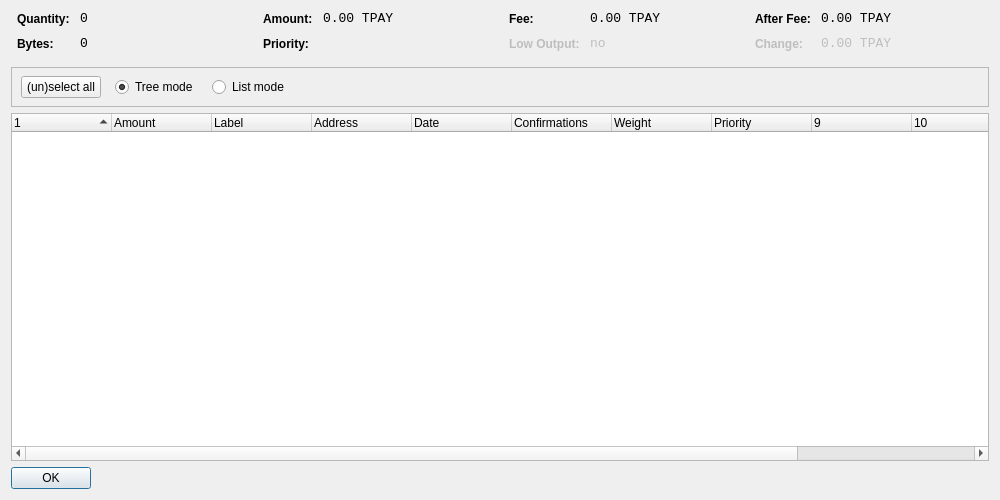
<?xml version="1.0" encoding="UTF-8"?>
<ui version="4.0">
 <class>CoinControlDialog</class>
 <widget class="QWidget" name="CoinControlDialog">
  <property name="geometry">
   <rect>
    <x>0</x>
    <y>0</y>
    <width>1000</width>
    <height>500</height>
   </rect>
  </property>
  <property name="windowTitle">
   <string>Coin Control</string>
  </property>
  <layout class="QVBoxLayout" name="verticalLayout">
   <item>
    <layout class="QHBoxLayout" name="horizontalLayoutTop" stretch="0,0,0,0">
     <property name="topMargin">
      <number>0</number>
     </property>
     <property name="bottomMargin">
      <number>10</number>
     </property>
     <item>
      <layout class="QFormLayout" name="formLayoutCoinControl1">
       <property name="horizontalSpacing">
        <number>10</number>
       </property>
       <property name="verticalSpacing">
        <number>10</number>
       </property>
       <property name="leftMargin">
        <number>6</number>
       </property>
       <property name="rightMargin">
        <number>6</number>
       </property>
       <item row="0" column="0">
        <widget class="QLabel" name="labelCoinControlQuantityText">
         <property name="styleSheet">
          <string notr="true">font-weight:bold;</string>
         </property>
         <property name="text">
          <string>Quantity:</string>
         </property>
        </widget>
       </item>
       <item row="0" column="1">
        <widget class="QLabel" name="labelCoinControlQuantity">
         <property name="font">
          <font>
           <family>Monospace</family>
           <pointsize>10</pointsize>
          </font>
         </property>
         <property name="cursor">
          <cursorShape>IBeamCursor</cursorShape>
         </property>
         <property name="contextMenuPolicy">
          <enum>Qt::ActionsContextMenu</enum>
         </property>
         <property name="text">
          <string notr="true">0</string>
         </property>
         <property name="textInteractionFlags">
          <set>Qt::LinksAccessibleByMouse|Qt::TextSelectableByKeyboard|Qt::TextSelectableByMouse</set>
         </property>
        </widget>
       </item>
       <item row="1" column="0">
        <widget class="QLabel" name="labelCoinControlBytesText">
         <property name="styleSheet">
          <string notr="true">font-weight:bold;</string>
         </property>
         <property name="text">
          <string>Bytes:</string>
         </property>
        </widget>
       </item>
       <item row="1" column="1">
        <widget class="QLabel" name="labelCoinControlBytes">
         <property name="font">
          <font>
           <family>Monospace</family>
           <pointsize>10</pointsize>
          </font>
         </property>
         <property name="cursor">
          <cursorShape>IBeamCursor</cursorShape>
         </property>
         <property name="contextMenuPolicy">
          <enum>Qt::ActionsContextMenu</enum>
         </property>
         <property name="text">
          <string notr="true">0</string>
         </property>
         <property name="textInteractionFlags">
          <set>Qt::LinksAccessibleByMouse|Qt::TextSelectableByKeyboard|Qt::TextSelectableByMouse</set>
         </property>
        </widget>
       </item>
      </layout>
     </item>
     <item>
      <layout class="QFormLayout" name="formLayoutCoinControl2">
       <property name="horizontalSpacing">
        <number>10</number>
       </property>
       <property name="verticalSpacing">
        <number>10</number>
       </property>
       <property name="leftMargin">
        <number>6</number>
       </property>
       <property name="rightMargin">
        <number>6</number>
       </property>
       <item row="0" column="0">
        <widget class="QLabel" name="labelCoinControlAmountText">
         <property name="styleSheet">
          <string notr="true">font-weight:bold;</string>
         </property>
         <property name="text">
          <string>Amount:</string>
         </property>
        </widget>
       </item>
       <item row="0" column="1">
        <widget class="QLabel" name="labelCoinControlAmount">
         <property name="font">
          <font>
           <family>Monospace</family>
           <pointsize>10</pointsize>
          </font>
         </property>
         <property name="cursor">
          <cursorShape>IBeamCursor</cursorShape>
         </property>
         <property name="contextMenuPolicy">
          <enum>Qt::ActionsContextMenu</enum>
         </property>
         <property name="text">
          <string notr="true">0.00 TPAY</string>
         </property>
         <property name="textInteractionFlags">
          <set>Qt::LinksAccessibleByMouse|Qt::TextSelectableByKeyboard|Qt::TextSelectableByMouse</set>
         </property>
        </widget>
       </item>
       <item row="1" column="0">
        <widget class="QLabel" name="labelCoinControlPriorityText">
         <property name="styleSheet">
          <string notr="true">font-weight:bold;</string>
         </property>
         <property name="text">
          <string>Priority:</string>
         </property>
        </widget>
       </item>
       <item row="1" column="1">
        <widget class="QLabel" name="labelCoinControlPriority">
         <property name="font">
          <font>
           <family>Monospace</family>
           <pointsize>10</pointsize>
          </font>
         </property>
         <property name="cursor">
          <cursorShape>IBeamCursor</cursorShape>
         </property>
         <property name="contextMenuPolicy">
          <enum>Qt::ActionsContextMenu</enum>
         </property>
         <property name="text">
          <string/>
         </property>
         <property name="textInteractionFlags">
          <set>Qt::LinksAccessibleByMouse|Qt::TextSelectableByKeyboard|Qt::TextSelectableByMouse</set>
         </property>
        </widget>
       </item>
      </layout>
     </item>
     <item>
      <layout class="QFormLayout" name="formLayoutCoinControl3">
       <property name="horizontalSpacing">
        <number>10</number>
       </property>
       <property name="verticalSpacing">
        <number>10</number>
       </property>
       <property name="leftMargin">
        <number>6</number>
       </property>
       <property name="rightMargin">
        <number>6</number>
       </property>
       <item row="0" column="0">
        <widget class="QLabel" name="labelCoinControlFeeText">
         <property name="styleSheet">
          <string notr="true">font-weight:bold;</string>
         </property>
         <property name="text">
          <string>Fee:</string>
         </property>
        </widget>
       </item>
       <item row="0" column="1">
        <widget class="QLabel" name="labelCoinControlFee">
         <property name="font">
          <font>
           <family>Monospace</family>
           <pointsize>10</pointsize>
          </font>
         </property>
         <property name="cursor">
          <cursorShape>IBeamCursor</cursorShape>
         </property>
         <property name="contextMenuPolicy">
          <enum>Qt::ActionsContextMenu</enum>
         </property>
         <property name="text">
          <string notr="true">0.00 TPAY</string>
         </property>
         <property name="textInteractionFlags">
          <set>Qt::LinksAccessibleByMouse|Qt::TextSelectableByKeyboard|Qt::TextSelectableByMouse</set>
         </property>
        </widget>
       </item>
       <item row="1" column="0">
        <widget class="QLabel" name="labelCoinControlLowOutputText">
         <property name="enabled">
          <bool>false</bool>
         </property>
         <property name="styleSheet">
          <string notr="true">font-weight:bold;</string>
         </property>
         <property name="text">
          <string>Low Output:</string>
         </property>
        </widget>
       </item>
       <item row="1" column="1">
        <widget class="QLabel" name="labelCoinControlLowOutput">
         <property name="enabled">
          <bool>false</bool>
         </property>
         <property name="font">
          <font>
           <family>Monospace</family>
           <pointsize>10</pointsize>
          </font>
         </property>
         <property name="cursor">
          <cursorShape>IBeamCursor</cursorShape>
         </property>
         <property name="contextMenuPolicy">
          <enum>Qt::ActionsContextMenu</enum>
         </property>
         <property name="text">
          <string>no</string>
         </property>
         <property name="textInteractionFlags">
          <set>Qt::LinksAccessibleByMouse|Qt::TextSelectableByKeyboard|Qt::TextSelectableByMouse</set>
         </property>
        </widget>
       </item>
      </layout>
     </item>
     <item>
      <layout class="QFormLayout" name="formLayoutCoinControl4">
       <property name="horizontalSpacing">
        <number>10</number>
       </property>
       <property name="verticalSpacing">
        <number>10</number>
       </property>
       <property name="leftMargin">
        <number>6</number>
       </property>
       <property name="rightMargin">
        <number>6</number>
       </property>
       <item row="0" column="0">
        <widget class="QLabel" name="labelCoinControlAfterFeeText">
         <property name="styleSheet">
          <string notr="true">font-weight:bold;</string>
         </property>
         <property name="text">
          <string>After Fee:</string>
         </property>
        </widget>
       </item>
       <item row="0" column="1">
        <widget class="QLabel" name="labelCoinControlAfterFee">
         <property name="font">
          <font>
           <family>Monospace</family>
           <pointsize>10</pointsize>
          </font>
         </property>
         <property name="cursor">
          <cursorShape>IBeamCursor</cursorShape>
         </property>
         <property name="contextMenuPolicy">
          <enum>Qt::ActionsContextMenu</enum>
         </property>
         <property name="text">
          <string notr="true">0.00 TPAY</string>
         </property>
         <property name="textInteractionFlags">
          <set>Qt::LinksAccessibleByMouse|Qt::TextSelectableByKeyboard|Qt::TextSelectableByMouse</set>
         </property>
        </widget>
       </item>
       <item row="1" column="0">
        <widget class="QLabel" name="labelCoinControlChangeText">
         <property name="enabled">
          <bool>false</bool>
         </property>
         <property name="styleSheet">
          <string notr="true">font-weight:bold;</string>
         </property>
         <property name="text">
          <string>Change:</string>
         </property>
        </widget>
       </item>
       <item row="1" column="1">
        <widget class="QLabel" name="labelCoinControlChange">
         <property name="enabled">
          <bool>false</bool>
         </property>
         <property name="font">
          <font>
           <family>Monospace</family>
           <pointsize>10</pointsize>
          </font>
         </property>
         <property name="cursor">
          <cursorShape>IBeamCursor</cursorShape>
         </property>
         <property name="contextMenuPolicy">
          <enum>Qt::ActionsContextMenu</enum>
         </property>
         <property name="text">
          <string notr="true">0.00 TPAY</string>
         </property>
         <property name="textInteractionFlags">
          <set>Qt::LinksAccessibleByMouse|Qt::TextSelectableByKeyboard|Qt::TextSelectableByMouse</set>
         </property>
        </widget>
       </item>
      </layout>
     </item>
    </layout>
   </item>
   <item>
    <widget class="QFrame" name="frame">
     <property name="minimumSize">
      <size>
       <width>0</width>
       <height>40</height>
      </size>
     </property>
     <property name="frameShape">
      <enum>QFrame::StyledPanel</enum>
     </property>
     <property name="frameShadow">
      <enum>QFrame::Sunken</enum>
     </property>
     <widget class="QWidget" name="horizontalLayoutWidget">
      <property name="geometry">
       <rect>
        <x>10</x>
        <y>0</y>
        <width>781</width>
        <height>41</height>
       </rect>
      </property>
      <layout class="QHBoxLayout" name="horizontalLayoutPanel" stretch="0,0,0,0">
       <property name="spacing">
        <number>14</number>
       </property>
       <item>
        <widget class="QPushButton" name="pushButtonSelectAll">
         <property name="sizePolicy">
          <sizepolicy hsizetype="Maximum" vsizetype="Fixed">
           <horstretch>0</horstretch>
           <verstretch>0</verstretch>
          </sizepolicy>
         </property>
         <property name="text">
          <string>(un)select all</string>
         </property>
        </widget>
       </item>
       <item>
        <widget class="QRadioButton" name="radioTreeMode">
         <property name="sizePolicy">
          <sizepolicy hsizetype="Maximum" vsizetype="Fixed">
           <horstretch>0</horstretch>
           <verstretch>0</verstretch>
          </sizepolicy>
         </property>
         <property name="text">
          <string>Tree mode</string>
         </property>
         <property name="checked">
          <bool>true</bool>
         </property>
        </widget>
       </item>
       <item>
        <widget class="QRadioButton" name="radioListMode">
         <property name="sizePolicy">
          <sizepolicy hsizetype="Maximum" vsizetype="Fixed">
           <horstretch>0</horstretch>
           <verstretch>0</verstretch>
          </sizepolicy>
         </property>
         <property name="text">
          <string>List mode</string>
         </property>
        </widget>
       </item>
       <item>
        <spacer name="horizontalSpacer">
         <property name="orientation">
          <enum>Qt::Horizontal</enum>
         </property>
         <property name="sizeHint" stdset="0">
          <size>
           <width>40</width>
           <height>20</height>
          </size>
         </property>
        </spacer>
       </item>
      </layout>
     </widget>
    </widget>
   </item>
   <item>
    <widget class="CoinControlTreeWidget" name="treeWidget">
     <property name="contextMenuPolicy">
      <enum>Qt::CustomContextMenu</enum>
     </property>
     <property name="sortingEnabled">
      <bool>false</bool>
     </property>
     <property name="columnCount">
      <number>12</number>
     </property>
     <attribute name="headerShowSortIndicator" stdset="0">
      <bool>true</bool>
     </attribute>
     <attribute name="headerStretchLastSection">
      <bool>false</bool>
     </attribute>
     <column>
      <property name="text">
       <string/>
      </property>
     </column>
     <column>
      <property name="text">
       <string>Amount</string>
      </property>
     </column>
     <column>
      <property name="text">
       <string>Label</string>
      </property>
     </column>
     <column>
      <property name="text">
       <string>Address</string>
      </property>
     </column>
     <column>
      <property name="text">
       <string>Date</string>
      </property>
     </column>
     <column>
      <property name="text">
       <string>Confirmations</string>
      </property>
      <property name="toolTip">
       <string>Confirmed</string>
      </property>
     </column>
     <column>
      <property name="text">
       <string>Weight</string>
      </property>
     </column>
     <column>
      <property name="text">
       <string>Priority</string>
      </property>
     </column>
     <column>
      <property name="text">
       <string/>
      </property>
     </column>
     <column>
      <property name="text">
       <string/>
      </property>
     </column>
     <column>
      <property name="text">
       <string/>
      </property>
     </column>
     <column>
      <property name="text">
       <string/>
      </property>
     </column>
    </widget>
   </item>
   <item>
    <widget class="QDialogButtonBox" name="buttonBox">
     <property name="sizePolicy">
      <sizepolicy hsizetype="Maximum" vsizetype="Fixed">
       <horstretch>0</horstretch>
       <verstretch>0</verstretch>
      </sizepolicy>
     </property>
     <property name="orientation">
      <enum>Qt::Horizontal</enum>
     </property>
     <property name="standardButtons">
      <set>QDialogButtonBox::Ok</set>
     </property>
    </widget>
   </item>
  </layout>
 </widget>
 <customwidgets>
  <customwidget>
   <class>CoinControlTreeWidget</class>
   <extends>QTreeWidget</extends>
   <header>coincontroltreewidget.h</header>
  </customwidget>
 </customwidgets>
 <resources/>
 <connections/>
</ui>
